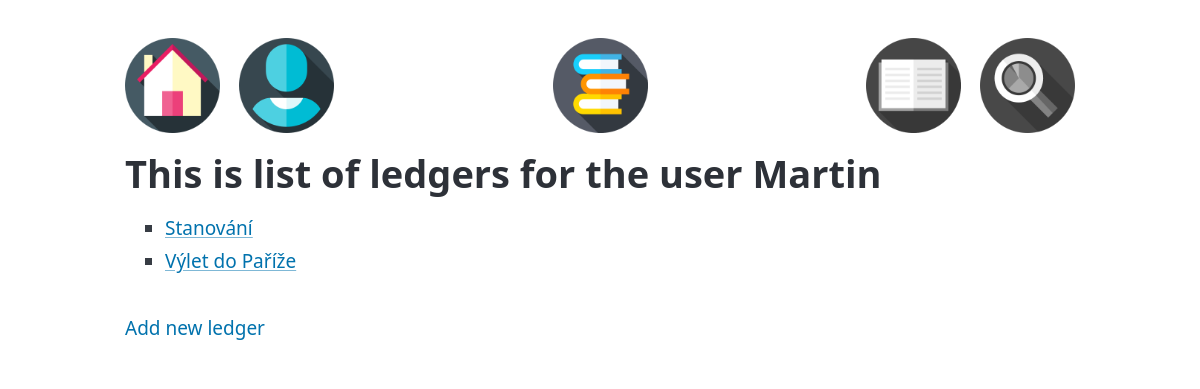
Screenshot of /list_of_ledgers/2/ with the database file from the repository.
### Bill_2_split/models.py (models this page shows, shortened)
class AbstractBase(models.Model):
    name = models.CharField(max_length=100)
    slug = models.SlugField(max_length=100, blank=True)
    desc = models.CharField(max_length=2000, blank=True)
    class Meta:
        abstract = True

class User(AbstractBase):
    email = models.CharField(max_length=50, blank=True)
    password = models.CharField(max_length=50, blank=True)

class Ledger(AbstractBase):
    user = models.ForeignKey(User, on_delete=models.PROTECT)

### Bill_2_split/views.py (the view)
class ListOfLedgersView(generic.DetailView):
    model = User
    template_name = 'Bill_2_split/list_of_ledgers.html'
    title = 'List of ledgers'
    def get_context_data(self, **kwargs):
        context = super().get_context_data(**kwargs)
        user = self.get_object()  # získej uživatele podle pk
        context['ledgers'] = Ledger.objects.filter(payment__relation__user=user).distinct()  # vyfiltruj ledgery pro daného uživatele
        return context

### Bill_2_split/templates/Bill_2_split/list_of_ledgers.html
{% extends 'Bill_2_split/_base.html' %}
{% block Bill_2_split_content %}
{% load static %}
<nav>
    <ul><li><a href="{% url 'Bill_2_split:IndexView' %}">
            <img src="{% static 'Bill_2_split/icons/home_page.png' %}"></a></li>
    <li><a href="{% url 'Bill_2_split:UserView' %}">
            <img src="{% static 'Bill_2_split/icons/user.png' %}"></a></li></ul>
    <ul>
        <li><a href="{% url 'Bill_2_split:ListOfLedgersView' user.pk %}">
            <img src="{% static 'Bill_2_split/icons/ledgers.png' %}"></a></li>
    </ul>
    <ul>
        <li><a href=""><img src="{% static 'Bill_2_split/icons/bw_ledger.png' %}"></a></li>
        <li><a href=""><img src="{% static 'Bill_2_split/icons/bw_glass.png' %}"></a></li>
    </ul>
</nav>
<h1>
    This is list of ledgers for the user {{ object.name }}
</h1>
<ul>
    {% for ledger in ledgers %}
    <li>
        <a href="{% url 'Bill_2_split:LedgerDetailView' ledger.pk user.pk %}"> {{ ledger.name }} </a>
    </li>
    {% endfor %}
</ul>
<nav>
    <ul>
        <li>
            <a href="add/"> Add new ledger</a>
        </li>
    </ul>
</nav>
{% endblock %}

### Bill_2_split/static/Bill_2_split/base.css (style rules this page uses)
main.container > nav img { max-width: 5em; }

### rows the page displays
User: name "Martin"
Ledger: name "Stanování"
Ledger: name "Výlet do Paříže"
